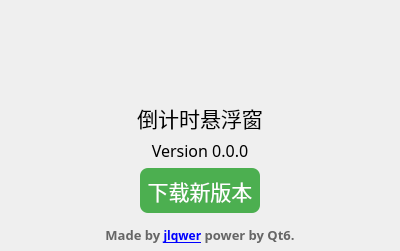
<?xml version="1.0" encoding="UTF-8"?>
<ui version="4.0">
 <class>About</class>
 <widget class="QWidget" name="About">
  <property name="geometry">
   <rect>
    <x>0</x>
    <y>0</y>
    <width>400</width>
    <height>251</height>
   </rect>
  </property>
  <property name="minimumSize">
   <size>
    <width>400</width>
    <height>251</height>
   </size>
  </property>
  <property name="maximumSize">
   <size>
    <width>400</width>
    <height>251</height>
   </size>
  </property>
  <property name="contextMenuPolicy">
   <enum>Qt::DefaultContextMenu</enum>
  </property>
  <property name="windowTitle">
   <string>关于</string>
  </property>
  <property name="autoFillBackground">
   <bool>false</bool>
  </property>
  <property name="styleSheet">
   <string notr="true"/>
  </property>
  <widget class="QLabel" name="logo">
   <property name="geometry">
    <rect>
     <x>160</x>
     <y>10</y>
     <width>80</width>
     <height>80</height>
    </rect>
   </property>
   <property name="sizePolicy">
    <sizepolicy hsizetype="Preferred" vsizetype="Preferred">
     <horstretch>0</horstretch>
     <verstretch>0</verstretch>
    </sizepolicy>
   </property>
   <property name="minimumSize">
    <size>
     <width>80</width>
     <height>80</height>
    </size>
   </property>
   <property name="maximumSize">
    <size>
     <width>80</width>
     <height>80</height>
    </size>
   </property>
   <property name="sizeIncrement">
    <size>
     <width>80</width>
     <height>80</height>
    </size>
   </property>
   <property name="baseSize">
    <size>
     <width>80</width>
     <height>80</height>
    </size>
   </property>
   <property name="contextMenuPolicy">
    <enum>Qt::DefaultContextMenu</enum>
   </property>
   <property name="autoFillBackground">
    <bool>false</bool>
   </property>
   <property name="frameShape">
    <enum>QFrame::NoFrame</enum>
   </property>
   <property name="frameShadow">
    <enum>QFrame::Plain</enum>
   </property>
   <property name="text">
    <string/>
   </property>
   <property name="textFormat">
    <enum>Qt::RichText</enum>
   </property>
   <property name="pixmap">
    <pixmap resource="resources.qrc">:/resources/icon/logo.ico</pixmap>
   </property>
   <property name="scaledContents">
    <bool>true</bool>
   </property>
   <property name="margin">
    <number>0</number>
   </property>
   <property name="indent">
    <number>0</number>
   </property>
   <property name="openExternalLinks">
    <bool>false</bool>
   </property>
  </widget>
  <widget class="QLabel" name="title">
   <property name="geometry">
    <rect>
     <x>0</x>
     <y>100</y>
     <width>400</width>
     <height>35</height>
    </rect>
   </property>
   <property name="font">
    <font>
     <family>MiSans</family>
     <pointsize>16</pointsize>
    </font>
   </property>
   <property name="autoFillBackground">
    <bool>false</bool>
   </property>
   <property name="text">
    <string>倒计时悬浮窗</string>
   </property>
   <property name="alignment">
    <set>Qt::AlignCenter</set>
   </property>
  </widget>
  <widget class="QLabel" name="version">
   <property name="geometry">
    <rect>
     <x>0</x>
     <y>140</y>
     <width>400</width>
     <height>20</height>
    </rect>
   </property>
   <property name="font">
    <font>
     <family>MiSans</family>
     <pointsize>12</pointsize>
    </font>
   </property>
   <property name="text">
    <string>Version 0.0.0</string>
   </property>
   <property name="alignment">
    <set>Qt::AlignCenter</set>
   </property>
  </widget>
  <widget class="QWidget" name="horizontalLayoutWidget">
   <property name="geometry">
    <rect>
     <x>-1</x>
     <y>160</y>
     <width>401</width>
     <height>61</height>
    </rect>
   </property>
   <layout class="QHBoxLayout" name="horizontalLayout">
    <item>
     <spacer name="horizontalSpacer">
      <property name="orientation">
       <enum>Qt::Horizontal</enum>
      </property>
      <property name="sizeHint" stdset="0">
       <size>
        <width>40</width>
        <height>20</height>
       </size>
      </property>
     </spacer>
    </item>
    <item>
     <widget class="QPushButton" name="check_update">
      <property name="minimumSize">
       <size>
        <width>120</width>
        <height>45</height>
       </size>
      </property>
      <property name="font">
       <font>
        <family>MiSans</family>
        <pointsize>16</pointsize>
       </font>
      </property>
      <property name="cursor">
       <cursorShape>PointingHandCursor</cursorShape>
      </property>
      <property name="styleSheet">
       <string notr="true">QPushButton#check_update {
    background-color: #4CAF50;
    border-radius: 8px;
    color: white;
}
QPushButton#check_update:hover {
    background-color: #4CAF50;
    color: white;
}
QPushButton#check_update:pressed {
    background-color: #06AD56;
}</string>
      </property>
      <property name="text">
       <string>下载新版本</string>
      </property>
     </widget>
    </item>
    <item>
     <spacer name="horizontalSpacer_2">
      <property name="orientation">
       <enum>Qt::Horizontal</enum>
      </property>
      <property name="sizeHint" stdset="0">
       <size>
        <width>40</width>
        <height>20</height>
       </size>
      </property>
     </spacer>
    </item>
   </layout>
  </widget>
  <widget class="QLabel" name="copyright">
   <property name="geometry">
    <rect>
     <x>0</x>
     <y>220</y>
     <width>400</width>
     <height>30</height>
    </rect>
   </property>
   <property name="font">
    <font>
     <family>MiSans</family>
    </font>
   </property>
   <property name="text">
    <string>&lt;html&gt;&lt;head/&gt;&lt;body&gt;&lt;p align=&quot;center&quot;&gt;&lt;span style=&quot; font-size:10pt; font-weight:600; color:#666666;&quot;&gt;Made by &lt;/span&gt;&lt;a href=&quot;https://github.com/jlqwer/countdown&quot;&gt;&lt;span style=&quot; font-weight:600; text-decoration: underline; color:#0000ff;&quot;&gt;jlqwer&lt;/span&gt;&lt;/a&gt;&lt;span style=&quot; font-size:10pt; font-weight:600; color:#666666;&quot;&gt; power by Qt6.&lt;/span&gt;&lt;/p&gt;&lt;/body&gt;&lt;/html&gt;</string>
   </property>
   <property name="textFormat">
    <enum>Qt::RichText</enum>
   </property>
   <property name="alignment">
    <set>Qt::AlignCenter</set>
   </property>
   <property name="openExternalLinks">
    <bool>true</bool>
   </property>
  </widget>
 </widget>
 <resources>
  <include location="resources.qrc"/>
 </resources>
 <connections/>
</ui>
